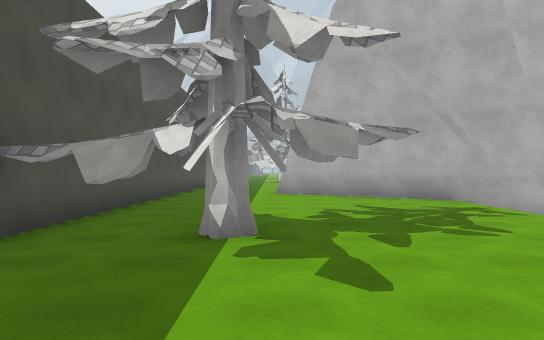
View 1 (above)

16 first-person views from a walk through a Unity game level. The camera is 1.5 m above the floor, looks level and sees 75° across. The floor is counted in squares, 2 m on a side. Each view is taken from the middle of a square. On the plan, view 1 faces up. The plan holds only what a view shows up to about 11 squares ahead; the rest is blank. The place goes on beyond the plan. The player is left out. Surface patterns are stand-ins for the level's own textures.

View 2
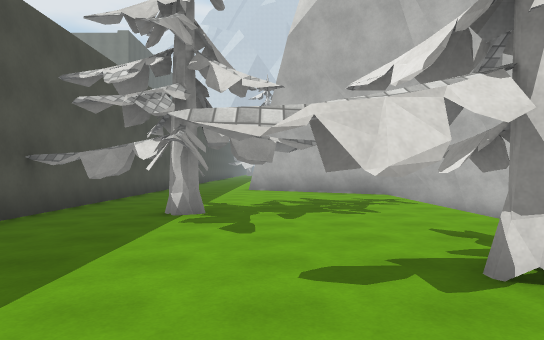

View 3
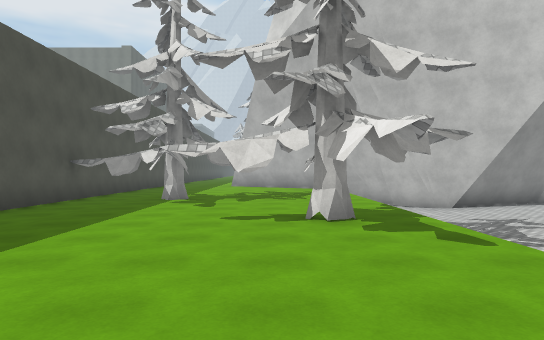

View 4
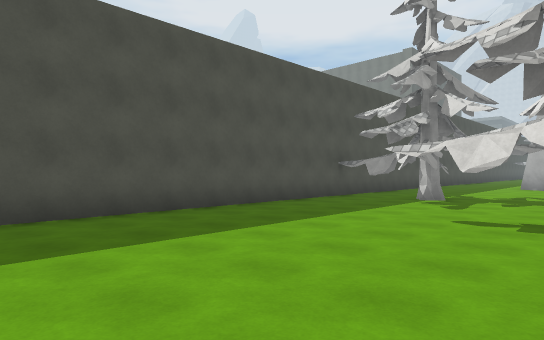

View 5
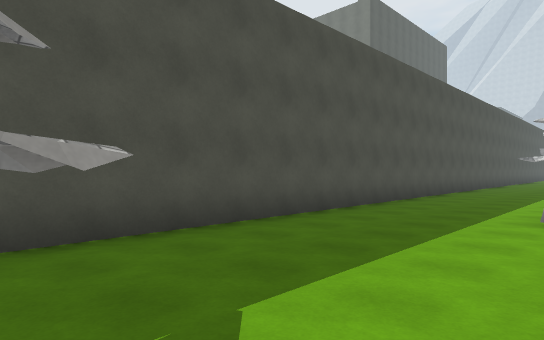

View 6
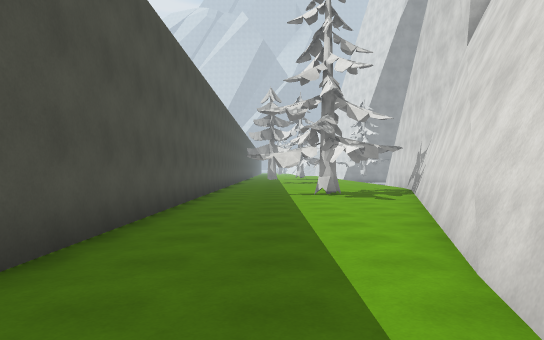

View 7
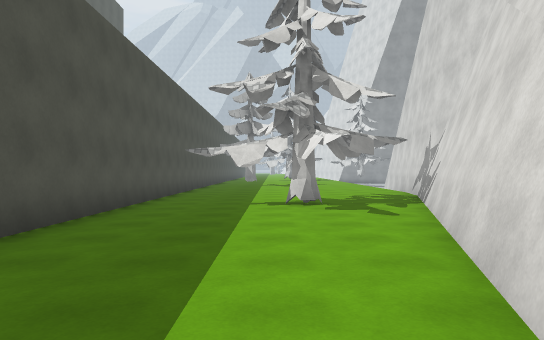

View 8
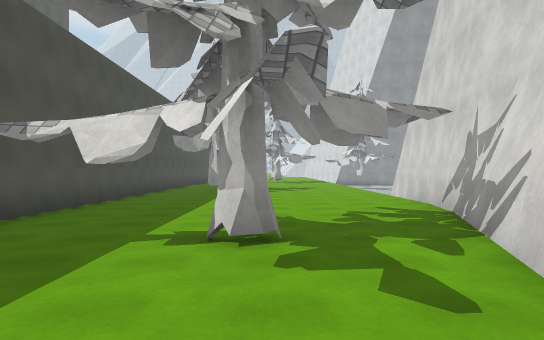

View 9
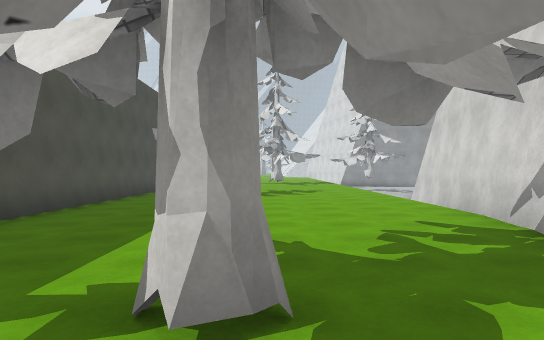

View 10
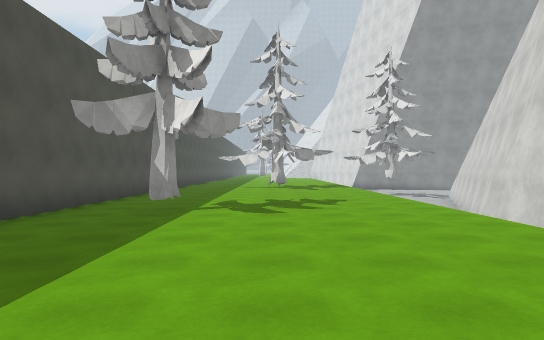

View 11
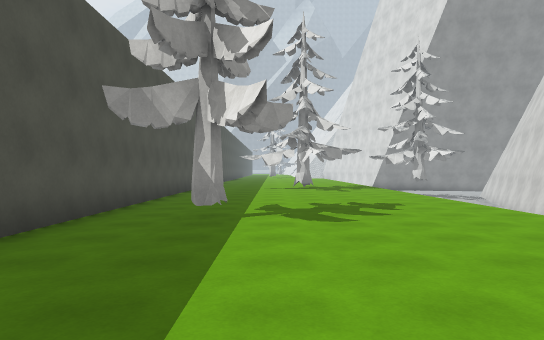

View 12
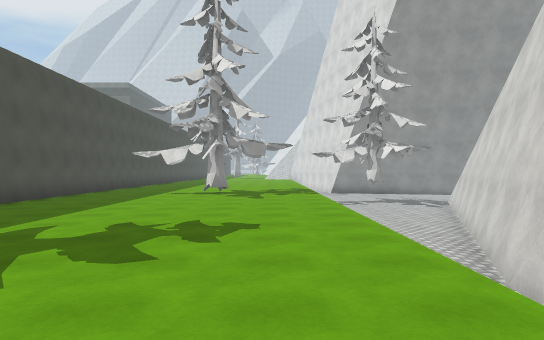

View 13
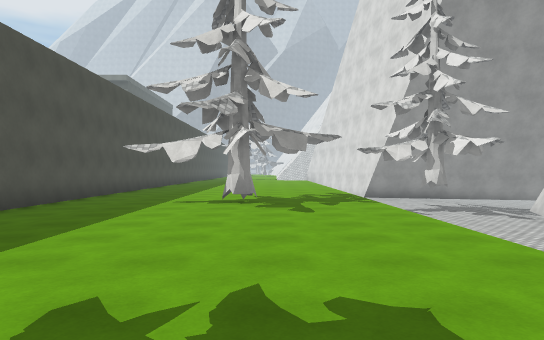

View 14
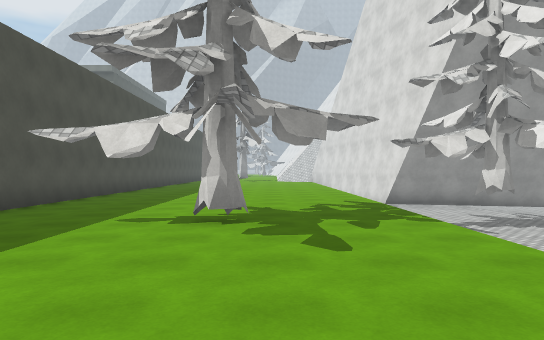

View 15
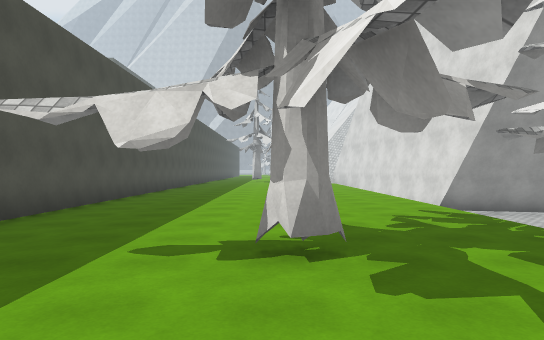

View 16
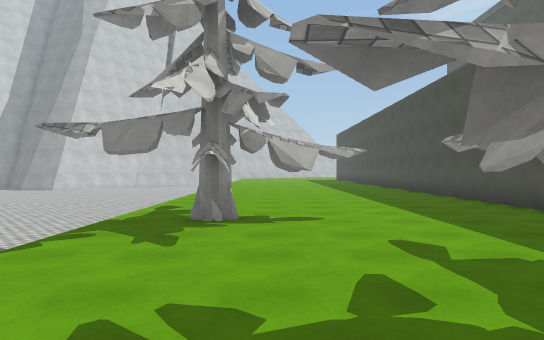

### Floor plan
Key: @ floor where view 1 was taken; # wall or solid block; . floor; ^ raised ledge; v drop or lower ground.
Columns run from 3 left of view 1 to 7 right of it. Each row starts with its distance up from view 1.
 46 #...  .. v#
 45 #.... .. vv
 44 #.......  v
 43 #....... vv
 42 #....... vv
 41 #....... v#
 40 #....... vv
 39 #...#... vv
 38 #...#... vv
 37 #....... vv
 36 #....... vv
 35 #....... vv
 34 #....... v#
 33 #....... v#
 32 #....... #^
 31 #....... #
 30 #.#.....v^
 29 #.......v^
 28 #.......#
 27 #.......#
 26 #.......#
 25 #.......^
 24 #.......^
 23 #......#
 22 #..#...#
 21 #...#..#
 20 #.....##
 19 #.....#
 18 #.....#
 17 #....##
 16 #....#
 15 #....#
 14 #...##
 13 #...#
 12 #...#
 11 #...##
 10 #....###
  9 #......##
  8 #.......###
  7 #....... v#
  6 #....... vv
  5 #.#..... vv
  4 ####.... vv
  3 #.##.... vv
  2 #....... vv
  1 #....##. vv
  0 #..@.##. vv
 -1 #..... . vv
 -2 #....... vv
 -3 #....... vv
 -4 #....... vv
 -5 #......  vv

Positions as (right, up) in squares from view 1, and headings:
1: (0, 0), facing up
2: (1, -2), facing up
3: (2, -5), facing up
4: (3, -5), facing up-left
5: (1, 5), facing up-left
6: (-1, 10), facing up
7: (0, 13), facing up
8: (1, 17), facing up
9: (1, 19), facing up
10: (1, 23), facing up
11: (0, 24), facing up
12: (3, 27), facing up
13: (2, 30), facing up
14: (2, 33), facing up
15: (1, 35), facing up
16: (2, 6), facing down
